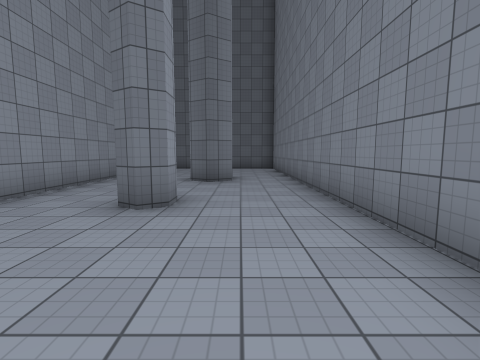
view 1 (above)

13 first-person views from a walk through a 3-D level made in the Unity game engine. The camera is 1.5 m above the floor, tilts 6° down and sees 85° across. The floor is counted in squares, 2 m on a side. Each view is taken from the middle of a square. On the plan, view 1 faces up. The plan holds only what a view shows up to about 9 squares ahead; the rest is blank. The place goes on beyond the plan. The player is left out. Surface patterns are stand-ins for the level's own textures.

view 2
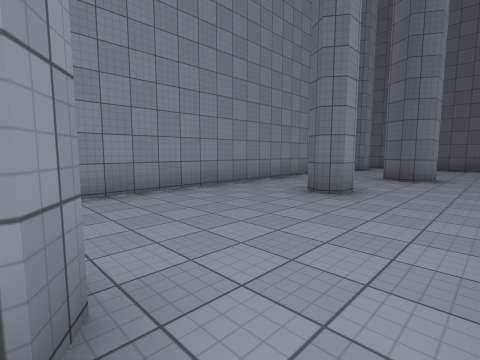

view 3
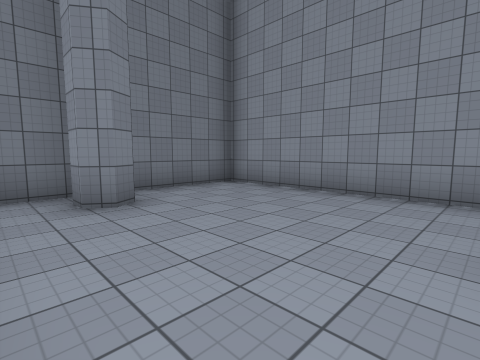

view 4
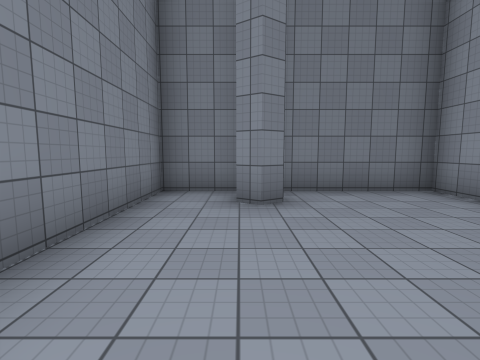

view 5
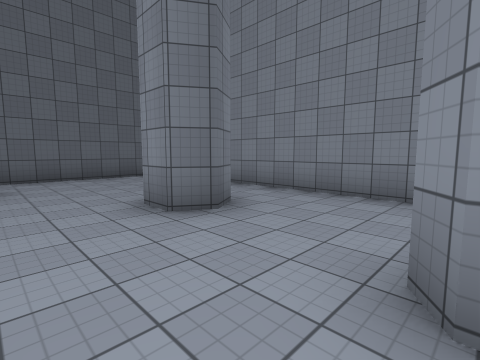

view 6
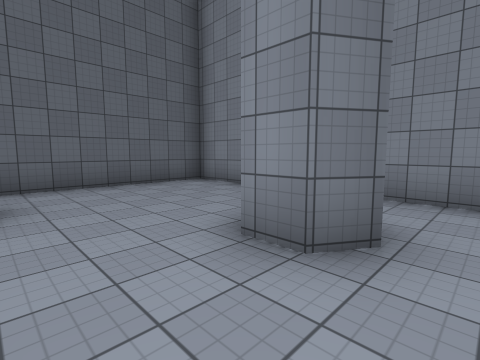

view 7
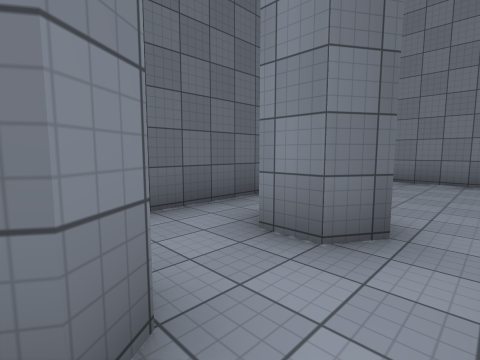

view 8
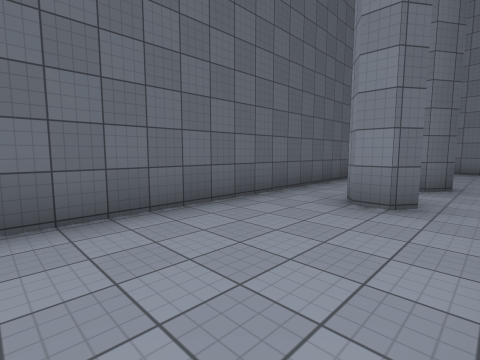

view 9
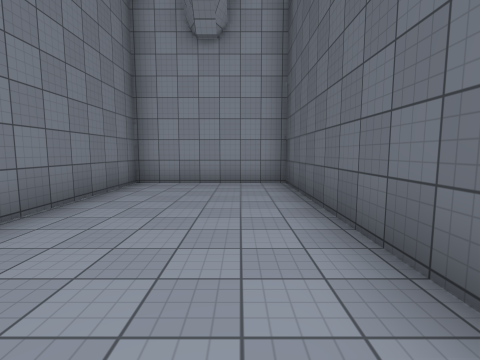

view 10
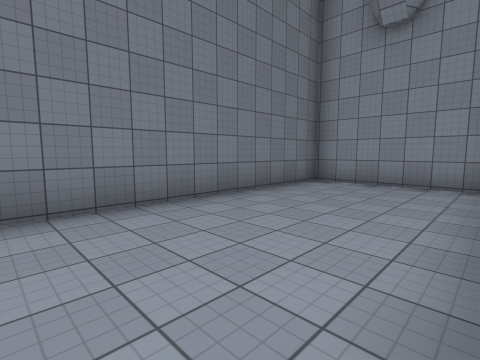

view 11
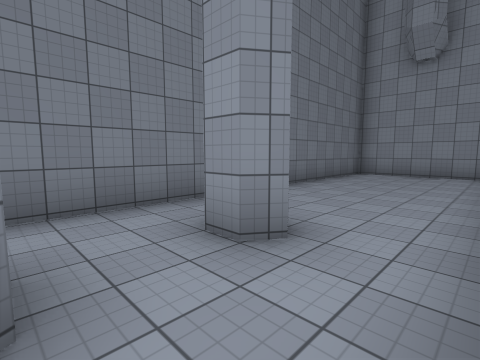

view 12
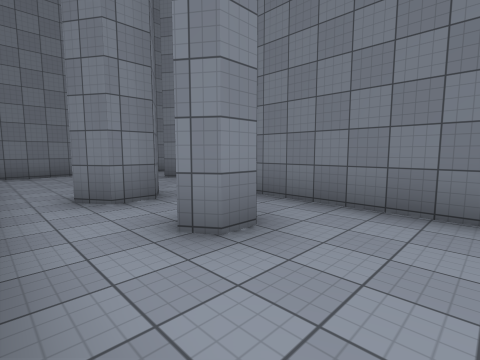

view 13
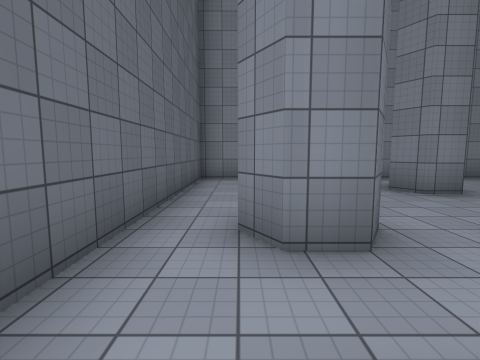

### Floor plan
Points are (right, up) in squares from view 1. A wall is a line through its corners. A room is listed if a view was taken in it or the views show most of it. See-through windows are left out.
Room 1 (views 1, 2, 3, 4, 5, 6)
walls: (-1, 4.1) (-1, 3.6) (-1.3, 3.4) (-1.8, 3.7); (-1.7, 4.1) (-1.3, 4.3); (-0.8, -1) (-0.3, -0.7) (0.1, -0.9) (0.1, -1.5); (-0.2, 7.8) (-0.2, 7) (-0.8, 6.6) (-1.3, 7) (-1.3, 7.7); (-3.8, 8) (-3.8, -2.1) (1.5, -2.1) (1.5, 8.6)
ways out: opening at (-2.5, 7.5) to room 3; opening at (0.5, 7.5) to room 3
Room 2 (views 7, 8, 9, 10, 11, 12, 13)
walls: (-6.2, 10.5) (-5.9, 10.7) (-5.5, 10.5) (-5.5, 10) (-5.9, 9.8) (-6.2, 10) (-6.2, 10.5); (-3.5, 12.1) (-13.5, 12.1) (-13.5, 8.4) (-4.1, 8.4); (-3.5, 9.6) (-4.1, 10) (-4.1, 10.7) (-3.5, 11)
ways out: opening at (-4, 9) to room 3; opening at (-4, 12) to room 3
Room 3 (no view inside)
walls: (-1.3, 7.7) (-0.7, 8); (1.5, 8.6) (1.5, 12.1) (-3.5, 12.1)
ways out: opening at (-2.5, 7.5) to room 1; opening at (0.5, 7.5) to room 1; opening at (-4, 9) to room 2; opening at (-4, 12) to room 2

Where each view was taken, in squares from view 1:
view 1: 0 up, 0 right, facing up
view 2: 1 down, 1 right, facing up-left
view 3: 3 up, 1 right, facing down-left
view 4: 3 up, 0 right, facing down
view 5: 4 up, 3 left, facing up-right
view 6: 6 up, 3 left, facing up-right
view 7: 9 up, 6 left, facing up-right
view 8: 9 up, 10 left, facing up-right
view 9: 11 up, 7 left, facing left
view 10: 12 up, 7 left, facing down-left
view 11: 12 up, 4 left, facing down-left
view 12: 12 up, 8 left, facing down-right
view 13: 11 up, 6 left, facing right
